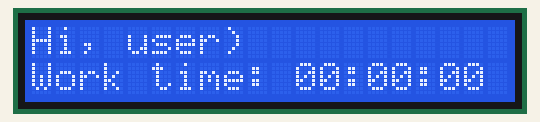
Simulated run of this sketch. Board: Arduino Uno, built with avr-gcc and run on an emulated ATmega328P. Shown: 20×2 character LCD. What the sketch prints to the serial monitor is not drawn.

Above: at 0.1 s.
At 2.1 s:
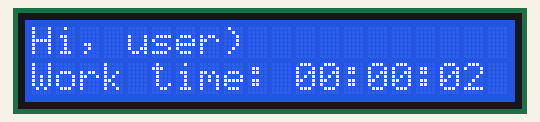
At 3.1 s:
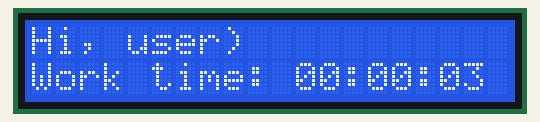
At 7.1 s:
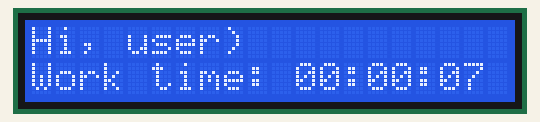
At 11.1 s:
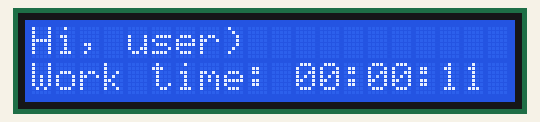
At 16.1 s:
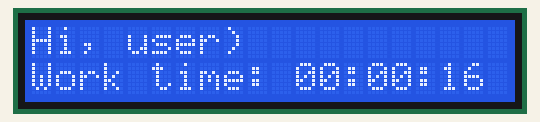

Measured:
- what the display in image 1 shows lasts 1.0 s, from 2.0 s to 3.0 s

The sketch:

LCD_Time_Control.ino
```cpp
#include <LiquidCrystal.h>
const int rs = 4, en = 5, d4 = 10, d5 = 11, d6 = 12, d7 = 13;
LiquidCrystal lcd(rs, en, d4, d5, d6, d7);

uint32_t       i;
int            h, m, s;

void setup() {
  Serial.begin(9600);
  lcd.begin(20, 2);
  lcd.setCursor(0, 0);
  lcd.print("Hi, user)");
}

void loop() {
  lcd.setCursor(0, 1);
  lcd.print("Work time: ");
  i=millis();
  Serial.println(i);
  i /= 1000;
  s = i % 60;
  m = i / 60 % 60;
  h = i / 60 / 60 % 24;
  if (h >= 10) {
    lcd.print(h);
  } else {
    lcd.print(0);
    lcd.print(h);
  }
  lcd.print(':');
  if (m >= 10) {
    lcd.print(m);
  } else {
    lcd.print(0);
    lcd.print(m);
  }
  lcd.print(":");
  if (s >= 10) {
    lcd.print(s);
  } else {
    lcd.print(0);
    lcd.print(s);
  }
    //Serial.print(h);
    //Serial.print(":");
    //Serial.print(m);
    //Serial.print(":");
    //Serial.println(s);
}
```
